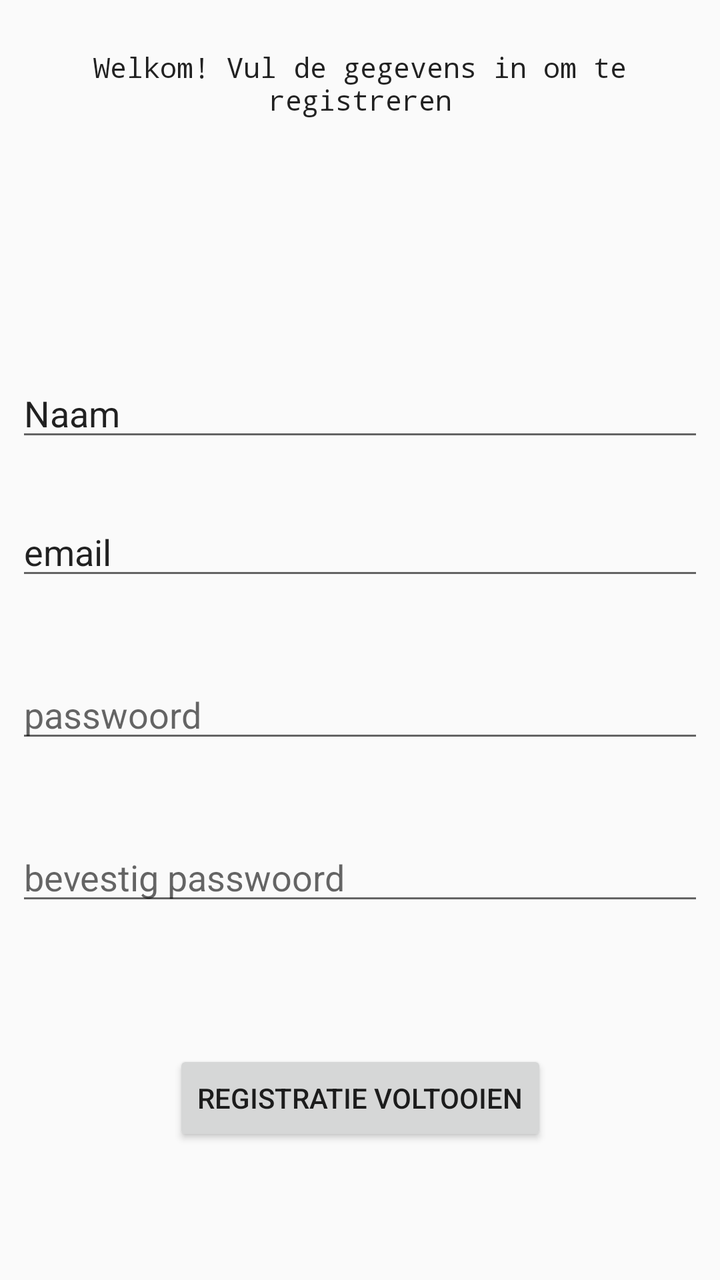
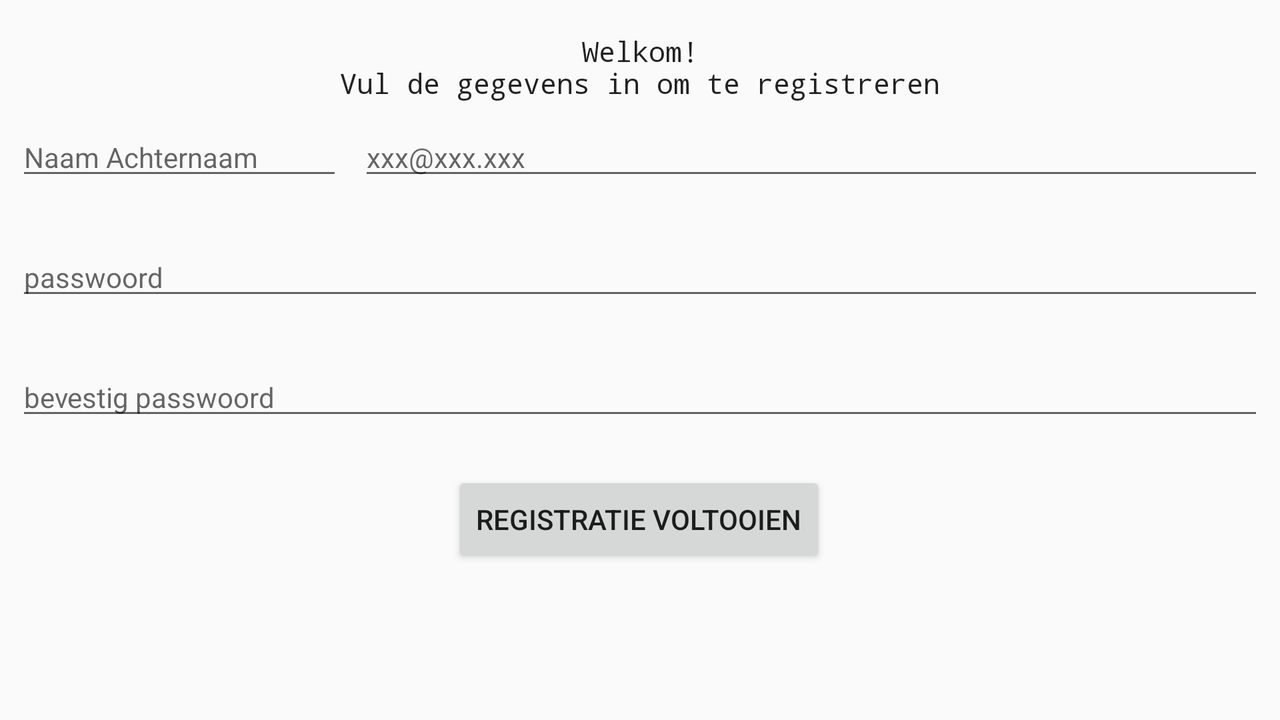

One screen, two layout resources from the same app: the default and the repository's alternative for another configuration. Each is rendered where Android would select it; the XML of both is given below.
<!-- AndroidManifest.xml: application theme AppTheme -->
<!-- res/layout/fragment_register.xml -->
<?xml version="1.0" encoding="utf-8"?>
<android.support.constraint.ConstraintLayout xmlns:android="http://schemas.android.com/apk/res/android"
                                             xmlns:app="http://schemas.android.com/apk/res-auto"
                                             xmlns:tools="http://schemas.android.com/tools"
                                             android:layout_width="match_parent"
                                             android:layout_height="match_parent"
                                             tools:context=".fragments.RegisterFragment"
                                             android:background="?android:windowBackground"
>


    <TextView
            android:text="Welkom! Vul de gegevens in om te registreren"
            android:layout_width="0dp"
            android:layout_height="wrap_content"
            android:id="@+id/register_textWelcome" app:layout_constraintTop_toTopOf="parent"
            app:layout_constraintStart_toStartOf="parent" android:layout_marginStart="8dp"
            app:layout_constraintEnd_toEndOf="parent" android:layout_marginEnd="8dp" android:layout_marginTop="24dp"
            android:textAppearance="@style/TextAppearance.AppCompat.Body2" android:fontFamily="monospace"
            android:adjustViewBounds="true" android:textAlignment="center"/>
    <EditText
            android:layout_width="0dp"
            android:layout_height="wrap_content"
            android:inputType="textPersonName"
            android:text="Naam"
            android:ems="10"
            android:id="@+id/register_naam" android:layout_marginTop="125dp"
            app:layout_constraintTop_toBottomOf="@+id/register_textWelcome" android:layout_marginStart="8dp"
            app:layout_constraintStart_toStartOf="parent" android:layout_marginEnd="8dp"
            app:layout_constraintEnd_toEndOf="parent"
            android:adjustViewBounds="true"/>
    <EditText
            android:layout_width="0dp"
            android:layout_height="wrap_content"
            android:inputType="textEmailAddress"
            android:ems="10"
            android:id="@+id/register_email"
            app:layout_constraintStart_toStartOf="parent" android:layout_marginStart="8dp"
            app:layout_constraintEnd_toEndOf="parent" android:layout_marginEnd="8dp" android:layout_marginTop="28dp"
            app:layout_constraintTop_toBottomOf="@+id/register_naam"
            android:text="email "/>
    <EditText
            android:layout_width="0dp"
            android:layout_height="wrap_content"
            android:inputType="textPassword"
            android:ems="10"
            android:id="@+id/register_password" android:layout_marginTop="40dp"
            app:layout_constraintTop_toBottomOf="@+id/register_email" android:layout_marginStart="8dp"
            app:layout_constraintStart_toStartOf="parent" android:layout_marginEnd="8dp"
            app:layout_constraintEnd_toEndOf="parent" android:hint="passwoord"/>
    <EditText
            android:layout_width="0dp"
            android:layout_height="wrap_content"
            android:inputType="textPassword"
            android:ems="10"
            android:id="@+id/register_password_confirm"
            app:layout_constraintStart_toStartOf="parent" android:layout_marginStart="8dp"
            app:layout_constraintEnd_toEndOf="parent" android:layout_marginEnd="8dp" android:layout_marginTop="40dp"
            app:layout_constraintTop_toBottomOf="@+id/register_password" android:hint="bevestig passwoord"/>
    <Button
            android:text="Registratie voltooien"
            android:layout_width="wrap_content"
            android:layout_height="wrap_content"
            android:id="@+id/button_register_complete"
            android:layout_marginTop="8dp" app:layout_constraintTop_toBottomOf="@+id/register_password_confirm"
            app:layout_constraintStart_toStartOf="parent" android:layout_marginStart="8dp"
            app:layout_constraintEnd_toEndOf="parent" android:layout_marginEnd="8dp" android:layout_marginBottom="8dp"
            app:layout_constraintBottom_toBottomOf="parent"/>
</android.support.constraint.ConstraintLayout>
<!-- resources referenced by this layout -->
<resources>
  <style name="AppTheme" parent="Theme.AppCompat.Light.DarkActionBar">
          
          <item name="colorPrimary">@color/colorPrimary</item>
          <item name="colorPrimaryDark">@color/colorPrimaryDark</item>
          <item name="colorAccent">@color/colorAccent</item>
      </style>
</resources>
<!-- res/layout-land/fragment_register.xml (the repository's variant of the layout above) -->
<!-- drawn on the phone turned sideways -->
<?xml version="1.0" encoding="utf-8"?>
<android.support.constraint.ConstraintLayout xmlns:android="http://schemas.android.com/apk/res/android"
                                             xmlns:app="http://schemas.android.com/apk/res-auto"
                                             xmlns:tools="http://schemas.android.com/tools"
                                             android:layout_width="match_parent"
                                             android:layout_height="match_parent"
                                             tools:context=".fragments.RegisterFragment"
                                             android:background="?android:windowBackground"
>


    <TextView
            android:text="Vul de gegevens in om te registreren"
            android:layout_width="0dp"
            android:layout_height="wrap_content"
            android:id="@+id/register_textWelcome" app:layout_constraintTop_toTopOf="parent"
            app:layout_constraintStart_toStartOf="parent" android:layout_marginStart="8dp"
            app:layout_constraintEnd_toEndOf="parent" android:layout_marginEnd="8dp" android:layout_marginTop="32dp"
            android:textAppearance="@style/TextAppearance.AppCompat.Body2" android:fontFamily="monospace"
            android:adjustViewBounds="true" android:textAlignment="center" app:layout_constraintHorizontal_bias="0.0"/>
    <TextView
            android:text="Welkom!"
            android:layout_width="0dp"
            android:layout_height="wrap_content"
            android:id="@+id/register_textWelcome2" app:layout_constraintTop_toTopOf="parent"
            app:layout_constraintStart_toStartOf="parent" android:layout_marginStart="8dp"
            app:layout_constraintEnd_toEndOf="parent" android:layout_marginEnd="8dp" android:layout_marginTop="16dp"
            android:textAppearance="@style/TextAppearance.AppCompat.Body2" android:fontFamily="monospace"
            android:adjustViewBounds="true" android:textAlignment="center"/>
    <EditText
            android:layout_width="0dp"
            android:layout_height="wrap_content"
            android:inputType="textPersonName"
            android:ems="10"
            android:id="@+id/register_naam" android:layout_marginTop="8dp"
            app:layout_constraintTop_toBottomOf="@+id/register_textWelcome" android:layout_marginStart="8dp"
            app:layout_constraintStart_toStartOf="parent"
            android:adjustViewBounds="true" android:textSize="14sp" android:hint="Naam Achternaam"/>
    <EditText
            android:layout_width="0dp"
            android:layout_height="wrap_content"
            android:inputType="textEmailAddress"
            android:ems="10"
            android:id="@+id/register_email"
            app:layout_constraintEnd_toEndOf="parent" android:layout_marginEnd="8dp"
            android:textSize="14sp" android:layout_marginTop="8dp"
            app:layout_constraintTop_toBottomOf="@+id/register_textWelcome"
            app:layout_constraintStart_toEndOf="@+id/register_naam" android:layout_marginStart="8dp"
            android:hint="xxx@xxx.xxx"/>
    <EditText
            android:layout_width="0dp"
            android:layout_height="wrap_content"
            android:inputType="textPassword"
            android:ems="10"
            android:id="@+id/register_password" android:layout_marginTop="24dp"
            app:layout_constraintTop_toBottomOf="@+id/register_email" android:layout_marginStart="8dp"
            app:layout_constraintStart_toStartOf="parent" android:layout_marginEnd="8dp"
            app:layout_constraintEnd_toEndOf="parent" android:hint="passwoord" android:textSize="14sp"/>
    <EditText
            android:layout_width="0dp"
            android:layout_height="wrap_content"
            android:inputType="textPassword"
            android:ems="10"
            android:id="@+id/register_password_confirm"
            app:layout_constraintStart_toStartOf="parent" android:layout_marginStart="8dp"
            app:layout_constraintEnd_toEndOf="parent" android:layout_marginEnd="8dp" android:layout_marginTop="24dp"
            app:layout_constraintTop_toBottomOf="@+id/register_password" android:hint="bevestig passwoord"
            android:textSize="14sp"/>
    <Button
            android:text="Registratie voltooien"
            android:layout_width="wrap_content"
            android:layout_height="wrap_content"
            android:id="@+id/button_register_complete" app:layout_constraintStart_toStartOf="parent"
            android:layout_marginStart="8dp"
            app:layout_constraintEnd_toEndOf="parent" android:layout_marginEnd="8dp"
            app:layout_constraintTop_toBottomOf="@+id/register_password_confirm"
            app:layout_constraintBottom_toBottomOf="parent" app:layout_constraintHorizontal_bias="0.499"
            app:layout_constraintVertical_bias="0.214"/>
</android.support.constraint.ConstraintLayout>
